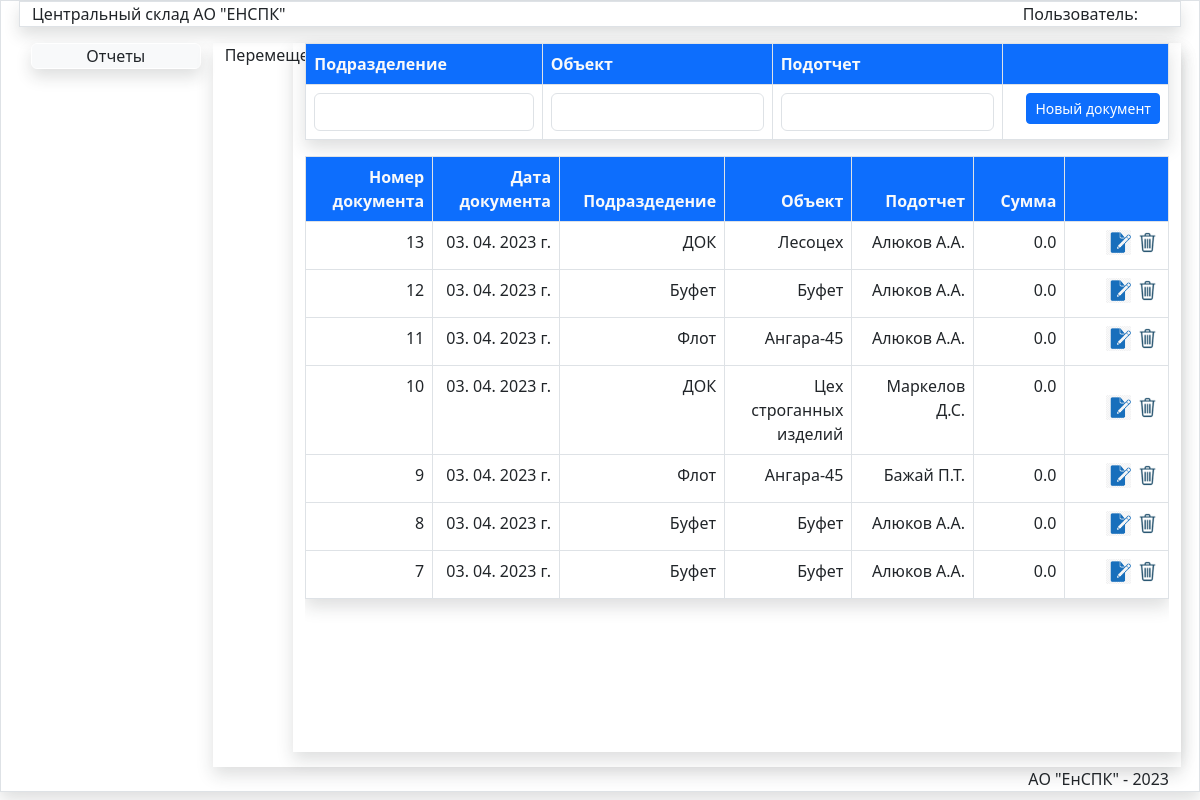
Before: /JurnalMove/ with the older database file.
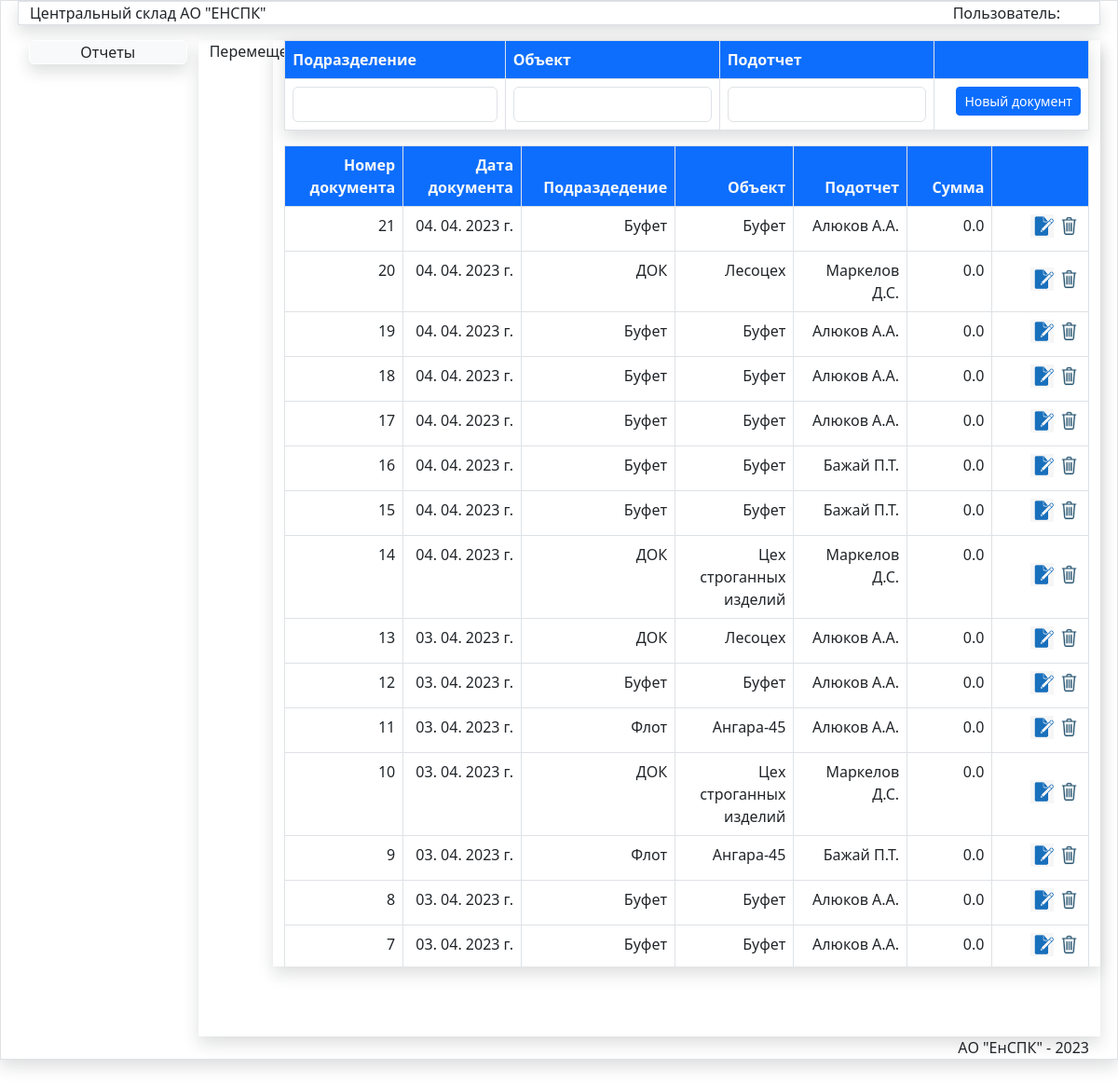
After: the same page with the newer database file.
### store/models.py (models this page shows)
class Jurnal(models.Model):
    oper=models.IntegerField(verbose_name="Код операции")
    nomerdoc=models.CharField(max_length=50,verbose_name='Номер документа')
    datadoc=models.DateTimeField(verbose_name='Дата документа')
    postav=models.ForeignKey(Postav,verbose_name='Поставщик',on_delete=models.PROTECT)
    obct=models.ForeignKey(Obct,verbose_name='Объект',on_delete=models.PROTECT)
    podraz=models.ForeignKey(Podraz,verbose_name='Подразделение',on_delete=models.PROTECT)
    fio=models.ForeignKey(Fio,verbose_name='Подотчет',on_delete=models.PROTECT)
    spis=models.ForeignKey(Spis,blank=True,null=True,verbose_name='Причина списания',on_delete=models.PROTECT)
    summa=models.FloatField(verbose_name='Сумма',default=0)
    nds=models.IntegerField(verbose_name='НДС',default=20)
    summawithnds=models.FloatField(verbose_name='Сумма с НДС',default=0)
    updated_at = models.DateTimeField(auto_now=True, verbose_name='Создан')
    created_at = models.DateTimeField(auto_now_add=True, verbose_name='Обновлен')
    class Meta:
        verbose_name = 'Документ'
        verbose_name_plural = 'Документы'
        ordering = ['-datadoc', ]

class Podraz(models.Model):
    title = models.CharField(max_length=150, verbose_name='Название подразделения', unique=True)
    def __str__(self):
        return self.title
    class Meta:
        verbose_name = 'Подразделение'
        verbose_name_plural = 'Подразделения'
        ordering = ['title', ]

class Obct(models.Model):
    title = models.CharField(max_length=150, verbose_name='Объект',unique=True )
    podraz=models.ForeignKey(Podraz,verbose_name='Подразделение',on_delete=models.PROTECT)
    def __str__(self):
        return self.title
    class Meta:
        verbose_name = 'Объект'
        verbose_name_plural = 'Объекты'
        ordering = ['podraz','title', ]

class Fio(models.Model):
    title = models.CharField(max_length=150, verbose_name='Подотчетное лицо',unique=True )
    def __str__(self):
        return self.title
    class Meta:
        verbose_name = 'Подочтетное лицо'
        verbose_name_plural = 'Подотчетные лица'
        ordering = ['title', ]

### store/views.py (the view, shortened to what this page needs)
# urls.py: path('JurnalMove/', JurnalMove, name='JurnalMove'),  # Журнал документов перемещения
def JurnalMove(request):
    postav=Postav.objects.get(pk=9)
    jurnalmove=Jurnal.objects.filter(oper=3).order_by('-created_at')
    nomer=Nomer.objects.get(pk=1)
    obct = Obct.objects.all()
    fio = Fio.objects.all()
    podraz = Podraz.objects.all()
    return render(request,'store/Doc/JurnalMove.html',{'podraz':podraz,
    'jurnalpost':jurnalmove,'pic_label':'Перемещение','title':'Журнал передачи ТМЦ',
    'obct':obct,'fio':fio,'current_date':date.today()})

### store/templates/store/Doc/JurnalMove.html (shortened to what this page needs)
{% extends 'store/menu.html' %}
{% load static %}
{% block DataArea %}
<div class="row">
<div class="col-md-1">{{pic_label}}</div>
<div class="col-md-11 mx-auto shadow">
<table class="table shadow table-bordered table-hover">
<thead class="bg-primary text-light">
<tr>
<th style="width:16.6%" class="text-start">Подразделение</th>
<th style="width:16.6%" class="text-start">Объект</th>
 <th style="width:16.6%" class="text-start">Подотчет</th>
<th style="width:12%" class="text-start"></th>
</tr>
</thead>
    <form method="post" id="post-move">
    <tr style="align:middle">
   <td class="border text-end" >
   <select name="postav" id="id_podraz_move" class="form-control  " required >
   <option selected></option>
   {% for item in podraz %}
   <option value="{{item.id}}">{{item.title}}</option>
   {% endfor %}
   </select>
   </td>
   <td class="border text-end" >
   <select name="postav" id="id_obct_move" class="form-control  " required >
   <option selected></option>
   </select>
    </td>
   <td class="border text-start" >
   <select name="postav" id="id_fio_move" class="form-control  " required >
   <option selected></option>
   {% for item in fio %}
   <option value="{{item.id}}">{{item.title}}</option>
   {% endfor %}
   </select>
    </td>
    <td  class="border text-end"> <button type="submit" class="btn  btn-primary btn-sm mb-1 " id="savebtn">Новый документ</button></td>
    </form>
</table>
<div class="scrolltable">
<table class="table shadow table-bordered table-hover">
<thead class="bg-primary text-light">
     <th style="width:12%;" class="text-end">Номер документа</th>
<th style="width:12%;" class=" text-end" >Дата документа</th>
<th style="width:10%;" class=" text-end" >Подраздедение</th>
<th style="width:12%;" class=" text-end" >Объект</th>
 <th style="width:12%;" class=" text-end" >Подотчет</th>
<th style="width:9%;" class=" text-end" >Сумма</th>
<th style="width:10.2%;" class=" text-end"></th>
</thead>
    <tbody id="post-doc">
    {% for item in jurnalpost %}
    <tr><td  class="border text-end fixed">{{item.nomerdoc}}</td>
    <td   class="border text-end">{{item.datadoc|date:"d. m. Y г." }}</td>
     <td   class="border text-end">{{item.podraz}}</td>
    <td   class="border text-end">{{item.obct}}</td>
    <td   class="border text-end">{{item.fio}}</td>
    <td   class="border text-end">{{item.summawithnds }}</td>
    <td class="text-end align-middle border" ><input data-sid="{{item.pk}}" data-update="{{url_update}}" value="Update" type="image" class="btn-ost-update mr-3" src="{% static '/images/edit2.png' %}" width="25px" >
   <input data-sid="{{item.pk}}" data-del="{{url_delete}}" class="btn-ost-del " value="Delete" type="image" src="{% static '/images/del.png' %}" width="25px"> </td>
    </tr>
    {% endfor %}
    </tbody>
</table>
</div>
</div>
</div>
{% endblock DataArea %}

### store/templates/store/menu.html (shortened to what this page needs)
{% extends 'store/base.html' %}
{% load static %}
{% block LinkArea %}
{% if request.user.username == "Кладовщик" %}
<a href="{% url 'DocMenu' %}" class="btn btn-secondary text-white nav-link mb-2 shadow  ">Документы</a>
<a href="{% url 'ReportMenu' %}" class="btn btn-secondary   nav-link mb-2 shadow text-light">Отчеты</a>
<a href="{% url 'SpravMenu' %}" class="btn btn-secondary text-white  nav-link mb-1 shadow ">Справочники</a>
{% else %}
 <a href="#" class="btn btn-light border border-white  nav-link mb-2 shadow ">Отчеты</a>
{% endif %}
{% endblock LinkArea %}

### store/templates/store/base.html (shortened to what this page needs)
{% load static %}
 <!DOCTYPE html>
<html lang="en">
<head>
    <link type="text/css" href="{% static '/css/bootstrap.css' %}"  rel="stylesheet">
     <link type="text/css" href="{% static '/css/my.css' %}"  rel="stylesheet">
</head>
<body>
<div class="container-fluid border shadow maincontainer">
    <div class="row">
        <div class="col-md-12 mb-3 border shadow ">
            Центральный склад АО "ЕНСПК"
            <div class="user">Пользователь:
            </div>
        </div>
    </div>
<div class="row">
    <div class="col-md-2 mb-1 linkarea">
        {% block LinkArea %}{% endblock LinkArea %}
    </div>
    <div class="col-md-10  shadow ">
        {% block DataArea %}{% endblock DataArea %}
    </div>
</div>
 <div class="row">
    <div class="col-md-12 logo" >
       АО "ЕнСПК" - 2023
    </div>
</div>
</div>
{% include 'store/Doc/Move_Ajax.html' %}
</body>
</html>

### store/templates/store/Doc/Move_Ajax.html (shortened to what this page needs)
<!DOCTYPE html>

### store/static/css/my.css (style rules this page uses)
.linkarea { height:90vh; }
.maincontainer { padding-left:30px; padding-right:30px; }
.logo { text-align:right; }
.user { float:right; padding-right:30px; }
a { text-decoration:none; }
.scrolltable { display:block; overflow-y: auto; height:74.5vh; }

Changed rows visible on the page:
added Jurnal: nomerdoc "21", datadoc "04. 04. 2023 г.", podraz "Буфет", obct "Буфет", fio "Алюков А.А.", summawithnds "0.0"
added Jurnal: nomerdoc "20", datadoc "04. 04. 2023 г.", podraz "ДОК", obct "Лесоцех", fio "Маркелов Д.С.", summawithnds "0.0"
added Jurnal: nomerdoc "19", datadoc "04. 04. 2023 г.", podraz "Буфет", obct "Буфет", fio "Алюков А.А.", summawithnds "0.0"
added Jurnal: nomerdoc "18", datadoc "04. 04. 2023 г.", podraz "Буфет", obct "Буфет", fio "Алюков А.А.", summawithnds "0.0"
added Jurnal: nomerdoc "17", datadoc "04. 04. 2023 г.", podraz "Буфет", obct "Буфет", fio "Алюков А.А.", summawithnds "0.0"
added Jurnal: nomerdoc "16", datadoc "04. 04. 2023 г.", podraz "Буфет", obct "Буфет", fio "Бажай П.Т.", summawithnds "0.0"
added Jurnal: nomerdoc "15", datadoc "04. 04. 2023 г.", podraz "Буфет", obct "Буфет", fio "Бажай П.Т.", summawithnds "0.0"
added Jurnal: nomerdoc "14", datadoc "04. 04. 2023 г.", podraz "ДОК", obct "Цех строганных изделий", fio "Маркелов Д.С.", summawithnds "0.0"
